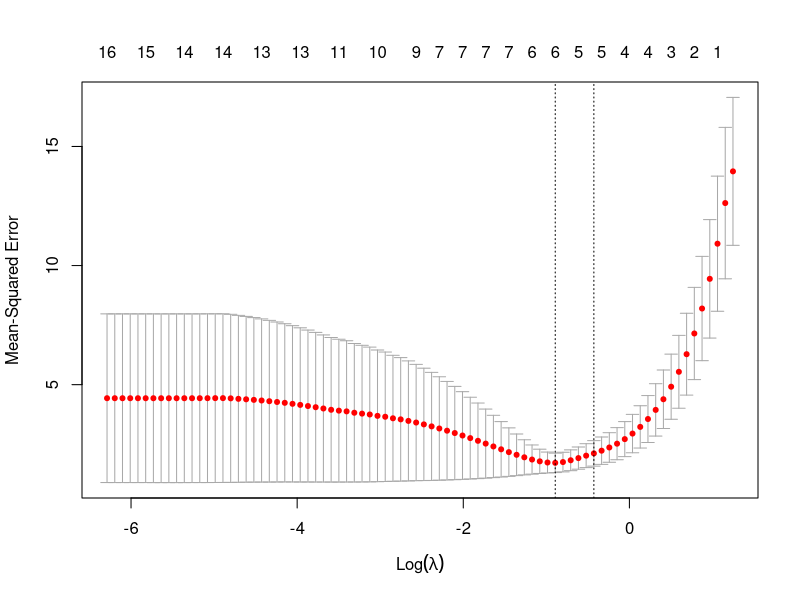

This chart was generated by the following R code:
library(caret)

# In sample vs Out of Sample R^2
### For choosing a sample subset from this dataset I took into consideration
### Several factors that I will state below.
### Firstly, I got rid off the 3 columns that were consisted off all NA or missing values
### I did it because those columns were not going to be useful for training our model.
### Next, I made sure that the distribution of the target variable is going to be 
### the same for both my train and test subsets.I did it because I wanted to make sure
### the distribution of that target variable is a correct representative of the population
### for both train and test subsets. 
### I achieved that by using stratified sampling over the target variable to make sure
### distribution is matching for both train and test subsets.

heart<-read.csv('heart.csv')
summary(heart)

#### Dropping columns of only NA values
heart_smpl<-heart[,!(names(heart) %in% c("family_record","past_record","wrist_dim"))]
summary(heart_smpl)

### Dropping all the rows that contains NA Values
heart_smpl <- na.omit(heart_smpl) 

### Dividing the cleaned data set into stratified test and train subsets
set.seed(1)

heart_dt <- createDataPartition(heart_smpl$heart_attack, p = .8,
                                  list = FALSE,
                                  times = 1)
heart_train <- heart_smpl[ heart_dt,]
heart_test <- heart_smpl[-heart_dt,]

### Running a Simple Regression Model on the train dataset
heart_regress1<-lm(heart_attack ~ ., data=heart_train)
summary(heart_regress1)

### Testing the model against the test set
heart_pred1<-predict(heart_regress1,heart_test)

heart_test_pred1<-cbind(heart_test,heart_pred1)

### Calculating OOS R^2 value
D<-sum((heart_test_pred1$heart_attack - heart_test_pred1$heart_pred1)**2)
D0<-sum((heart_test_pred1$heart_attack - mean(heart_train$heart_attack))**2)
OOS_R2<-1-(D/D0)
OOS_R2

### As a result of our regression model, we get 11 significant variables at 5%
### significance level. Overall In-Sample R^2 of the model is 94.6%. The
### reason why our model has very high r^2 value might be due to the fact that
### we have too many covariates in the model, and that the model is overfitting.
### After testing the model against the test set, we get 83% OOS r^2 value, which is
### very high. This means our model is doing a good job explaining the variation 
### in chance of getting heart attack, even for the datasets that it hasn't seen before.

# Cross Validation

### The process of using Out of Sample Experiments to do model selection is called cross validation.
### Cross Validation is technique used in Machine Learning to benchmark the performance of 
### different models we build. In CV we divide our dataset into multiple train and test subsets. 
### We train the model using our train subsets and evaluate it on the test subset. 
### In k-fold cross validation, the process is repeated k times, with each subset serving as the test set once.
### At the end we take the final performance measure as the average performance across all iterations.

### One of the main problems associated with CV is that it is computationally very expensive. 
### Especially if we are dealing with big datasets. 
### Another bottleneck is that CV is sensitive to the way data is partitioned. 
### if the data is not randomly partitioned, the results we find from CV
### may not be a good representative of the model's performance on unforeseen data. 
### Last but not the least,if the data contains a large number of outliers or 
### if the data is imbalanced then traditional k-fold CV may not be an appropriate approach.


set.seed(2)

# defining training control
# as cross-validation and 
# value of K equal to 10
train_control <- trainControl(method = "cv",
                              number = 8)

# training the model by assigning heart_attack column
# as target variable and other columns
# as independent variable
heart_kcv <- train(heart_attack ~., data = heart_train, 
               method = "lm",
               trControl = train_control)
### Show the results of the model
print(heart_kcv)

### Show how the final model looks like
heart_kcv$finalModel

### Show Predictions for each fold
heart_kcv$resample

kcv_R2 <- mean(heart_kcv$resample$Rsquared)
kcv_R2

### As a result of k-fold cross validation we get an average R2 value of 87.6%
### This is somehow aligned with our findings from the OOS experiment in Q1.2
### Where we got an OOS R2 value of 83%. Again, this means that our model is 
### doing a good job in explaining the variation in heart_attack variable,
### even for the datasets it hasn't seen before. 
### If we look at the R2 value of each fold from our k-fold CV, we can actually
### see that in most folds our R2 values came out to be more than 90%. 
### Only for the first fold we get an R2 value of 48% which might be due to 
### Sampling Variation. Overall, this model is doing a good job predicting 
### heart_attack variable even for the data it hasn't seen before. 


# Lasso Regression
### Lasso regression is type of regression that adds a regularization constraint to the model.
### The regularization term is the sum of the absolute values of the coefficients, 
## and it is multiplied by a scalar value lambda, which controls the strength of the regularization.
### The main goal of the lasso regression is to decrease the coefficients of less importance to 0.

### Some of the pros of using Lasso Regression are:
### By default it performs feature selection, by shrinking coefficients of less importance to 0.
### It is very useful for cases when we have more features than the number of observations.
### The regularization term is robust to outliers in the dataset and to multicollinearity between coefficients.
### However, multicolliniearity can still cause problems for choosing features which I will adress in details very soon. 

### Some of the Cons of using Lasso Regression are:
### If there is high multicollinearity between some features, Lasso regression may not be able to select true important features.
### Lasso Regression does not perform well with categorical variables.
### Depending on the Lambda value, sometimes it can overpenalize some features resulting in underfitted model.

library(glmnet)

x <- data.matrix(heart_train[, 1:16])
y <- heart_train$heart_attack
heart_regress_lasso_kcv <- cv.glmnet(x, y, alpha = 1, nfolds = 8, family = "gaussian", standardize = TRUE)
summary(heart_regress_lasso_kcv)

### Get the lambda min value from Lasso Regression
lmbd_min <- heart_regress_lasso_kcv$lambda.min
lmbd_min

### Get the lambda 1se value from Lasso Regression
lmbd_1se <- heart_regress_lasso_kcv$lambda.1se
lmbd_1se

### Plot the model
plot(heart_regress_lasso_kcv)
### In general, lambda min gives us the lambda value with minimum average OOS Deviance.
### Lambda 1se gives us the biggest lambda value with average OOS deviance no more
### than 1 SD away from the minimum.

### Looking at the plot we can see that both model with lambda min and lambda 1se 
### perform similarly in terms of MSE values.
### We will chose the model with lambda 1se as the model to predict the values of test dataset, as
### looking at the graph we can clearly see that the MSE values does not differ much between those two,
### and the model with Lambda 1se is a simpler model with only 5 variables compared to 6 in Lambda min model.

# Rerun the model with lambda 1se
heart_regress_lasso_kcv2 <- glmnet(x, y,alpha=1, lambda = lmbd_1se)

# Predict the test dataset using the model
heart_test_x <- data.matrix(heart_test[,1:16])
heart_test_y <- heart_test$heart_attack
heart_test_pred2 <- predict(heart_regress_lasso_kcv2, s=lmbd_1se, newx = heart_test_x)

#obtain OOS R^2
D_lasso <- sum((heart_test_y - heart_test_pred2)^2)
D0_lasso <- sum((heart_test_y - mean(y))^2)

R2_lasso <- 1-(D_lasso/D0_lasso)
R2_lasso
### As a result, we get OOS R2 value of 79% from 8-fold Cross Validated Lasso regression,
### tested on test dataset

######## Question 5.2 ##########
q1_res <- heart_regress1$coefficients
q3_res <- heart_kcv$finalModel$coefficients
q5_res <- coef(heart_regress_lasso_kcv, select = "1se")

result_r2 <- cbind(OOS_R2, kcv_R2, R2_lasso)
colnames(result_r2) <- c("q1-OOS_R2", "q3-kcv_R2", "q5-lasso_R2")
result_r2

model_covariates<-cbind(q1_res, q3_res, q5_res)
model_covariates

### As we can see from the results printed above, we achieved the highest OOS R2
### value, as a result of 8 fold cross validation from question 3(88%).
### The OOS experiment we did in Question 1 also provided similar R2 value of 83%
### Last but not the least, 8 fold Cross Validated Lasso Regression with lambda 1se got rid of the 11 variables,
### and returned an R2 value of 79% with only 5 variables which is again great OOS predictive power. 
### If I were to choose only 1 model among these 3, I would go with the last one from question 5
### as it is the simplest model with 5 independent variables compared to 16 in other models.
### On top of that it also does not sacrifice much of its predictive power, even after dropping 11 variables.



#### AIC #####
### AIC(Akaike Information Criterion) is a way to measure relative quality of regression models. 
### It is very commonly used to compare different regression models and to select the best model among them. 
### AIC = Deviance + 2df
### Where df is degrees of freedom used in our model fit. 
### AIC is trying to estimate the OOS deviance i.e what your deviance would be in another sample of size n.
### Usually the lower the AIC value, the better the model is.
### It is commonly believed that AIC does not perform well when the sample size is small. 
### In fact, AIC is only good for big n/df
### In big data, number of parameters can be huge. Often df=n.
### In those cases, AIC tends to overfit. 
### AICc (corrected AIC) is an adjusted version of AIC that is used when the sample size is small or df is too big.
### It corrects for the bias that can occur when the sample size is small or df is too big. AICc is calculated as:
### AICc = Deviance + 2df(n/(n-df-1))
### AICc is a more robust measure of model fit than AIC in many cases,
### as it adjusts for the bias that can occur when the sample size is small or df is too big.
